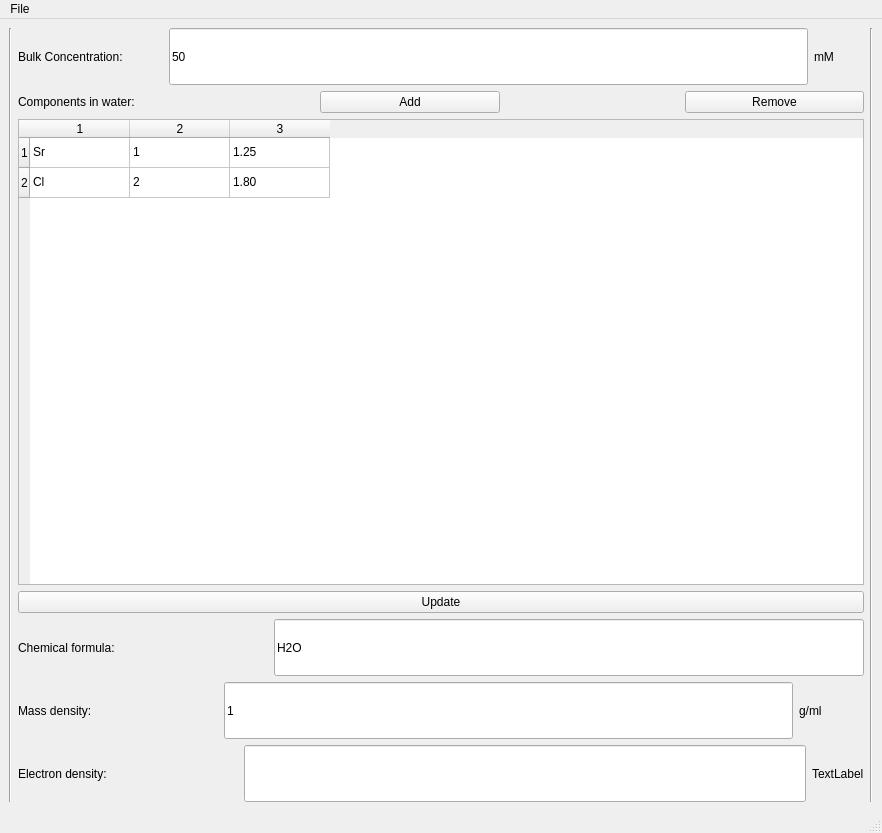
<?xml version="1.0" encoding="UTF-8"?>
<ui version="4.0">
 <class>MainWindow</class>
 <widget class="QMainWindow" name="MainWindow">
  <property name="geometry">
   <rect>
    <x>0</x>
    <y>0</y>
    <width>882</width>
    <height>833</height>
   </rect>
  </property>
  <property name="windowTitle">
   <string>MainWindow</string>
  </property>
  <widget class="QWidget" name="centralwidget">
   <layout class="QGridLayout" name="gridLayout_2">
    <item row="0" column="0">
     <widget class="Line" name="line">
      <property name="orientation">
       <enum>Qt::Vertical</enum>
      </property>
     </widget>
    </item>
    <item row="0" column="1">
     <layout class="QGridLayout" name="gridLayout">
      <item row="0" column="0">
       <layout class="QHBoxLayout" name="horizontalLayout">
        <item>
         <widget class="QLabel" name="label">
          <property name="sizePolicy">
           <sizepolicy hsizetype="Minimum" vsizetype="Preferred">
            <horstretch>0</horstretch>
            <verstretch>0</verstretch>
           </sizepolicy>
          </property>
          <property name="minimumSize">
           <size>
            <width>0</width>
            <height>57</height>
           </size>
          </property>
          <property name="text">
           <string>Bulk Concentration:</string>
          </property>
         </widget>
        </item>
        <item>
         <spacer name="horizontalSpacer">
          <property name="orientation">
           <enum>Qt::Horizontal</enum>
          </property>
          <property name="sizeType">
           <enum>QSizePolicy::Minimum</enum>
          </property>
          <property name="sizeHint" stdset="0">
           <size>
            <width>40</width>
            <height>20</height>
           </size>
          </property>
         </spacer>
        </item>
        <item>
         <widget class="QLineEdit" name="bulkconLE">
          <property name="minimumSize">
           <size>
            <width>0</width>
            <height>57</height>
           </size>
          </property>
          <property name="text">
           <string>50</string>
          </property>
         </widget>
        </item>
        <item>
         <widget class="QLabel" name="label_18">
          <property name="sizePolicy">
           <sizepolicy hsizetype="Minimum" vsizetype="Preferred">
            <horstretch>0</horstretch>
            <verstretch>0</verstretch>
           </sizepolicy>
          </property>
          <property name="minimumSize">
           <size>
            <width>50</width>
            <height>57</height>
           </size>
          </property>
          <property name="text">
           <string>mM</string>
          </property>
         </widget>
        </item>
       </layout>
      </item>
      <item row="1" column="0">
       <layout class="QHBoxLayout" name="horizontalLayout_2">
        <item>
         <widget class="QLabel" name="label_2">
          <property name="sizePolicy">
           <sizepolicy hsizetype="Minimum" vsizetype="Preferred">
            <horstretch>0</horstretch>
            <verstretch>0</verstretch>
           </sizepolicy>
          </property>
          <property name="text">
           <string>Components in water:</string>
          </property>
         </widget>
        </item>
        <item>
         <spacer name="horizontalSpacer_3">
          <property name="orientation">
           <enum>Qt::Horizontal</enum>
          </property>
          <property name="sizeHint" stdset="0">
           <size>
            <width>40</width>
            <height>20</height>
           </size>
          </property>
         </spacer>
        </item>
        <item>
         <widget class="QPushButton" name="addPB">
          <property name="sizePolicy">
           <sizepolicy hsizetype="Expanding" vsizetype="Fixed">
            <horstretch>0</horstretch>
            <verstretch>0</verstretch>
           </sizepolicy>
          </property>
          <property name="text">
           <string>Add</string>
          </property>
         </widget>
        </item>
        <item>
         <spacer name="horizontalSpacer_2">
          <property name="orientation">
           <enum>Qt::Horizontal</enum>
          </property>
          <property name="sizeHint" stdset="0">
           <size>
            <width>40</width>
            <height>20</height>
           </size>
          </property>
         </spacer>
        </item>
        <item>
         <widget class="QPushButton" name="removePB">
          <property name="sizePolicy">
           <sizepolicy hsizetype="Expanding" vsizetype="Fixed">
            <horstretch>0</horstretch>
            <verstretch>0</verstretch>
           </sizepolicy>
          </property>
          <property name="text">
           <string>Remove</string>
          </property>
         </widget>
        </item>
       </layout>
      </item>
      <item row="2" column="0">
       <widget class="QTableWidget" name="subphaseTW">
        <property name="minimumSize">
         <size>
          <width>800</width>
          <height>0</height>
         </size>
        </property>
        <property name="rowCount">
         <number>2</number>
        </property>
        <property name="columnCount">
         <number>3</number>
        </property>
        <attribute name="horizontalHeaderVisible">
         <bool>true</bool>
        </attribute>
        <row/>
        <row/>
        <column/>
        <column/>
        <column/>
        <item row="0" column="0">
         <property name="text">
          <string>Sr</string>
         </property>
        </item>
        <item row="0" column="1">
         <property name="text">
          <string>1</string>
         </property>
        </item>
        <item row="0" column="2">
         <property name="text">
          <string>1.25</string>
         </property>
        </item>
        <item row="1" column="0">
         <property name="text">
          <string>Cl</string>
         </property>
        </item>
        <item row="1" column="1">
         <property name="text">
          <string>2</string>
         </property>
        </item>
        <item row="1" column="2">
         <property name="text">
          <string>1.80</string>
         </property>
        </item>
       </widget>
      </item>
      <item row="3" column="0">
       <widget class="QPushButton" name="updatePB">
        <property name="minimumSize">
         <size>
          <width>800</width>
          <height>0</height>
         </size>
        </property>
        <property name="text">
         <string>Update</string>
        </property>
       </widget>
      </item>
      <item row="4" column="0">
       <layout class="QHBoxLayout" name="horizontalLayout_3">
        <item>
         <widget class="QLabel" name="label_3">
          <property name="sizePolicy">
           <sizepolicy hsizetype="Minimum" vsizetype="Preferred">
            <horstretch>0</horstretch>
            <verstretch>0</verstretch>
           </sizepolicy>
          </property>
          <property name="minimumSize">
           <size>
            <width>250</width>
            <height>57</height>
           </size>
          </property>
          <property name="text">
           <string>Chemical formula:</string>
          </property>
         </widget>
        </item>
        <item>
         <widget class="QLineEdit" name="chemforLE">
          <property name="minimumSize">
           <size>
            <width>0</width>
            <height>57</height>
           </size>
          </property>
          <property name="text">
           <string>H2O</string>
          </property>
          <property name="readOnly">
           <bool>true</bool>
          </property>
         </widget>
        </item>
       </layout>
      </item>
      <item row="5" column="0">
       <layout class="QHBoxLayout" name="horizontalLayout_4">
        <item>
         <widget class="QLabel" name="label_4">
          <property name="sizePolicy">
           <sizepolicy hsizetype="Minimum" vsizetype="Preferred">
            <horstretch>0</horstretch>
            <verstretch>0</verstretch>
           </sizepolicy>
          </property>
          <property name="minimumSize">
           <size>
            <width>200</width>
            <height>57</height>
           </size>
          </property>
          <property name="text">
           <string>Mass density:</string>
          </property>
         </widget>
        </item>
        <item>
         <widget class="QLineEdit" name="massdenLE">
          <property name="minimumSize">
           <size>
            <width>0</width>
            <height>57</height>
           </size>
          </property>
          <property name="text">
           <string>1</string>
          </property>
          <property name="readOnly">
           <bool>true</bool>
          </property>
         </widget>
        </item>
        <item>
         <widget class="QLabel" name="label_5">
          <property name="sizePolicy">
           <sizepolicy hsizetype="Minimum" vsizetype="Preferred">
            <horstretch>0</horstretch>
            <verstretch>0</verstretch>
           </sizepolicy>
          </property>
          <property name="minimumSize">
           <size>
            <width>65</width>
            <height>57</height>
           </size>
          </property>
          <property name="text">
           <string>g/ml</string>
          </property>
         </widget>
        </item>
       </layout>
      </item>
      <item row="6" column="0">
       <layout class="QHBoxLayout" name="horizontalLayout_5">
        <item>
         <widget class="QLabel" name="label_6">
          <property name="sizePolicy">
           <sizepolicy hsizetype="Minimum" vsizetype="Preferred">
            <horstretch>0</horstretch>
            <verstretch>0</verstretch>
           </sizepolicy>
          </property>
          <property name="minimumSize">
           <size>
            <width>220</width>
            <height>57</height>
           </size>
          </property>
          <property name="text">
           <string>Electron density:</string>
          </property>
         </widget>
        </item>
        <item>
         <widget class="QLineEdit" name="eledenLE">
          <property name="minimumSize">
           <size>
            <width>0</width>
            <height>57</height>
           </size>
          </property>
          <property name="readOnly">
           <bool>true</bool>
          </property>
         </widget>
        </item>
        <item>
         <widget class="QLabel" name="eledenLabel">
          <property name="sizePolicy">
           <sizepolicy hsizetype="Minimum" vsizetype="Preferred">
            <horstretch>0</horstretch>
            <verstretch>0</verstretch>
           </sizepolicy>
          </property>
          <property name="minimumSize">
           <size>
            <width>50</width>
            <height>57</height>
           </size>
          </property>
          <property name="text">
           <string>TextLabel</string>
          </property>
         </widget>
        </item>
       </layout>
      </item>
     </layout>
    </item>
    <item row="0" column="2">
     <widget class="Line" name="line_2">
      <property name="orientation">
       <enum>Qt::Vertical</enum>
      </property>
     </widget>
    </item>
   </layout>
  </widget>
  <widget class="QMenuBar" name="menubar">
   <property name="geometry">
    <rect>
     <x>0</x>
     <y>0</y>
     <width>882</width>
     <height>47</height>
    </rect>
   </property>
   <widget class="QMenu" name="menuFile">
    <property name="title">
     <string>File</string>
    </property>
    <addaction name="actionExit"/>
   </widget>
   <addaction name="menuFile"/>
  </widget>
  <widget class="QStatusBar" name="statusbar"/>
  <action name="actionExit">
   <property name="text">
    <string>Exit</string>
   </property>
  </action>
 </widget>
 <resources/>
 <connections/>
</ui>
